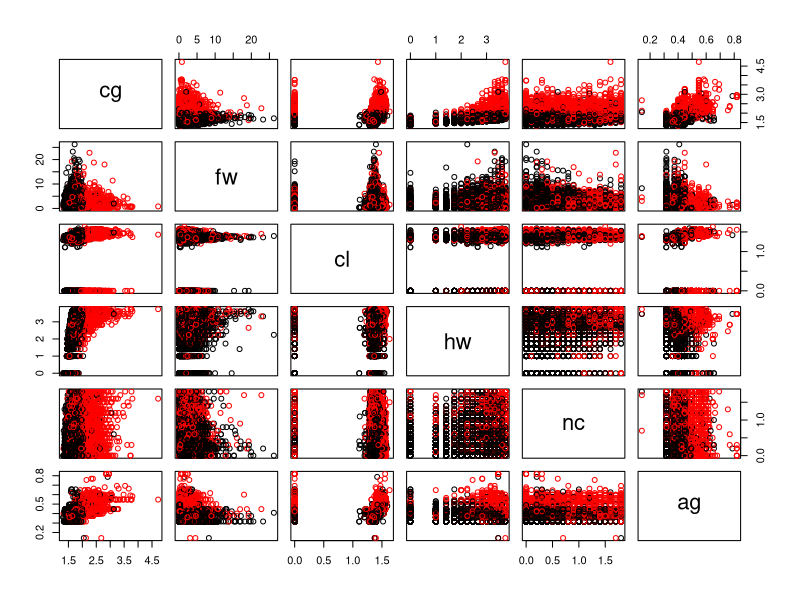
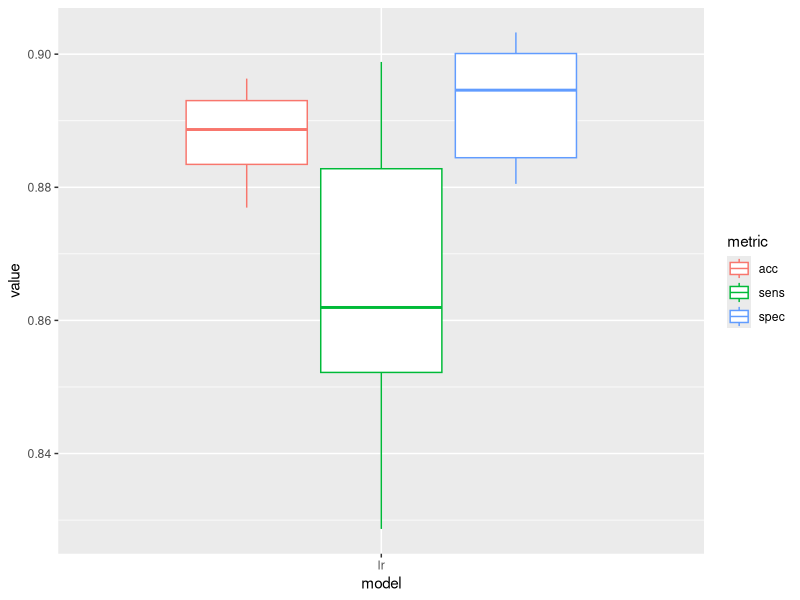
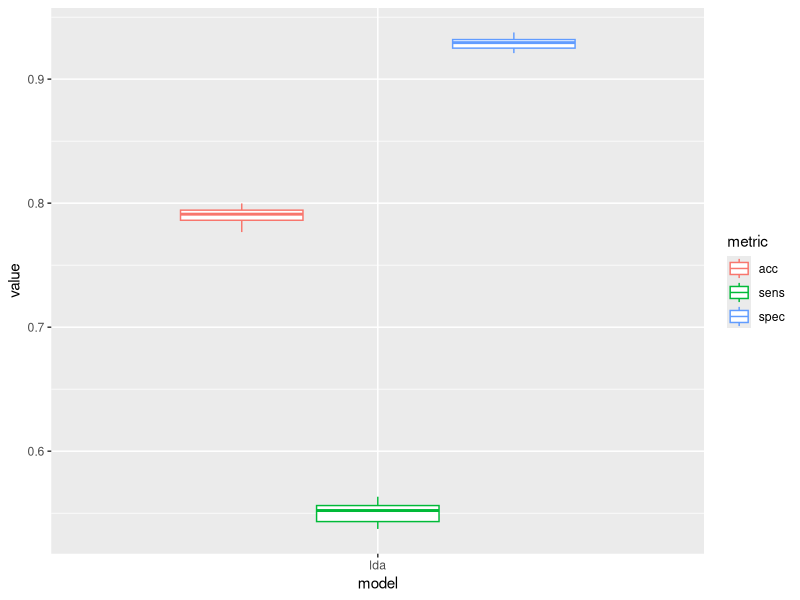
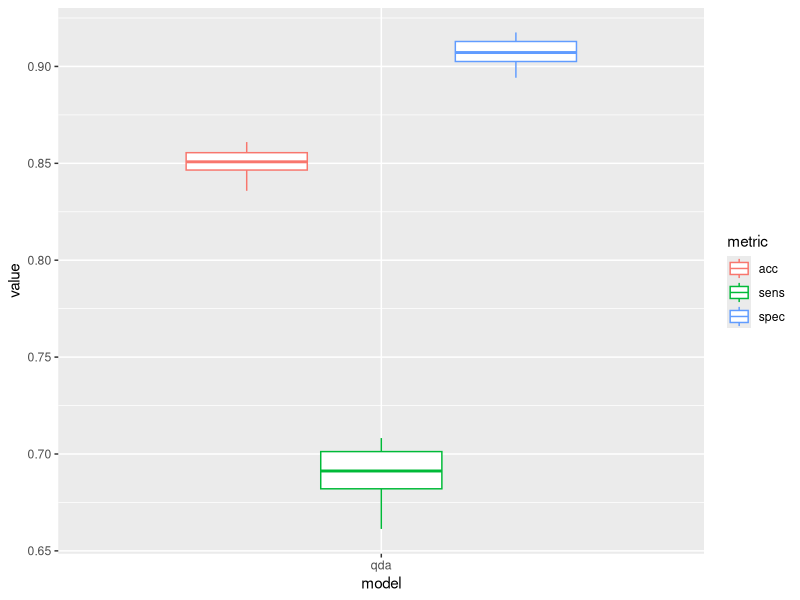

Generate these figures, in order, with R: (Note: this script raises an error after producing the figures.)
## ---- chunk 1
knitr::opts_chunk$set(echo = TRUE)
library(randomForest)
library(MASS)
library(class)
library(e1071)
library(tidyverse)
## ---- chunk 2
calcAcc <- function (cm) {
  sum(diag(cm)) / sum(cm)
}

calcSpecificity <- function (cm) {
  cm[1, 1] / sum(cm[, 1])
}

calcSensitivity <- function (cm) {
  cm[2, 2] / sum(cm[, 2])
}
## ---- chunk 3
rawData <- read_csv("final-data-train.csv") %>% mutate_if(is.character, as.factor)
## ---- chunk 4
head(rawData)
summary(rawData)
## ---- chunk 5
rawData %>% select_if(is.numeric) %>% select(-id) %>% pairs(col = c("black", "red")[rawData$yn])
## ---- chunk 6
for (catRow in select_if(rawData, is.factor)) {
  print(table(rawData$yn, catRow))
}
## ---- chunk 7
trainData <- rawData %>%
  mutate(
    e2 = eg == "e2",
    hw = log(hw + 1e-6)
    )
## ---- chunk 8
trainData %>% 
  select_if(is.numeric) %>% select(-id) %>% cbind(yn = as.numeric(trainData$yn)) %>% 
  cor()
## ---- chunk 9
lrFit <- glm(
  yn ~ cg + fw + cl + hw + nc + ag + e2 + se, 
  data = trainData, family = binomial)

summary(lrFit)
## ---- chunk 10
k <- 10
kfInd <- sample(rep(c(1:k),length.out=nrow(trainData)))
xvalResultsLR <- tibble()

for (fold in 1:k) {
  trainDataFit <- trainData[kfInd != fold, ]
  trainDataVal <- trainData[kfInd == fold, ]

  lrFit <- glm(
    yn ~ cg + fw + cl + hw + nc + ag + e2 + se, 
    data = trainDataFit, family = binomial)
  
  lrPredict <- predict(lrFit, newdata = trainDataVal, type = "response")
  lrCM <- table(trainDataVal$yn, round(lrPredict))

  xvalResultsLR <- rbind(xvalResultsLR, tibble(
    fold = fold,
    acc = calcAcc(lrCM),
    sens = calcSensitivity(lrCM),
    spec = calcSpecificity(lrCM),
    model = "lr"
  ))
}
## ---- chunk 11
xvalResultsLR %>% gather(key = metric, value = value, -c(fold, model)) %>% 
  ggplot(aes(x = model, y = value, col = metric)) + geom_boxplot()
## ---- chunk 12
k <- 10
kfInd <- sample(rep(c(1:k),length.out=nrow(trainData)))
xvalResultsLDA <- tibble()

for (fold in 1:k) {
  trainDataFit <- trainData[kfInd != fold, ]
  trainDataVal <- trainData[kfInd == fold, ]

  ldaFit <- lda(
    yn ~ cg + fw + cl + hw + nc + ag + e2 + se, 
    data = trainDataFit)
  
  ldaPredict <- predict(ldaFit, newdata = trainDataVal)
  ldaCM <- table(trainDataVal$yn, as.numeric(ldaPredict$x > 0))

  xvalResultsLDA <- rbind(xvalResultsLDA, tibble(
    fold = fold,
    acc = calcAcc(ldaCM),
    sens = calcSensitivity(ldaCM),
    spec = calcSpecificity(ldaCM),
    model = "lda"
  ))
}
## ---- chunk 13
xvalResultsLDA %>% gather(key = metric, value = value, -c(fold, model)) %>% 
  ggplot(aes(x = model, y = value, col = metric)) + geom_boxplot()
## ---- chunk 14
k <- 10
kfInd <- sample(rep(c(1:k),length.out=nrow(trainData)))
xvalResultsQDA <- tibble()

for (fold in 1:k) {
  trainDataFit <- trainData[kfInd != fold, ]
  trainDataVal <- trainData[kfInd == fold, ]

  qdaFit <- qda(
    yn ~ cg + fw + cl + hw + nc + ag + e2 + se, 
    data = trainDataFit)
  
  qdaPredict <- predict(qdaFit, newdata = trainDataVal)
  qdaCM <- table(trainDataVal$yn, qdaPredict$class)

  xvalResultsQDA <- rbind(xvalResultsQDA, tibble(
    fold = fold,
    acc = calcAcc(qdaCM),
    sens = calcSensitivity(qdaCM),
    spec = calcSpecificity(qdaCM),
    model = "qda"
  ))
}
## ---- chunk 15
xvalResultsQDA %>% gather(key = metric, value = value, -c(fold, model)) %>% 
  ggplot(aes(x = model, y = value, col = metric)) + geom_boxplot()
## ---- chunk 16
rfFit <- randomForest(select(trainData, -yn), trainData$yn)
## ---- chunk 17
rfFit$importance %>% as.tibble(rownames = "feature") %>%
  ggplot(aes(x = fct_reorder(feature, MeanDecreaseGini, .desc = TRUE), y = MeanDecreaseGini)) + 
  geom_col()
## ---- chunk 18
k <- 10
kfInd <- sample(rep(c(1:k),length.out=nrow(trainData)))
xvalResultsRF <- tibble()

for (fold in 1:k) {
  trainDataFit <- trainData[kfInd != fold, ]
  trainDataVal <- trainData[kfInd == fold, ]

  rfFit <- randomForest(select(trainDataFit, -yn), trainDataFit$yn)
  
  rfPredict <- predict(rfFit, newdata = select(trainDataVal, -yn))
  rfCM <- table(trainDataVal$yn, rfPredict)

  xvalResultsRF <- rbind(xvalResultsRF, tibble(
    fold = fold,
    acc = calcAcc(rfCM),
    sens = calcSensitivity(rfCM),
    spec = calcSpecificity(rfCM),
    model = "rf"
  ))
}
## ---- chunk 19
xvalResultsRF %>% gather(key = metric, value = value, -c(fold, model)) %>% 
  ggplot(aes(x = model, y = value, col = metric)) + geom_boxplot()
## ---- chunk 20
costs <- c(0.1, 1, 10) #c(0.1, 0.3, 0.5, 1, 3, 10, 30, 100)
gammas <- c(0.01, 0.1) #c(0.01, 0.02, 0.05, 0.1, 0.2)

# tune.out <- tune(svm, yn ~ ., data = trainData, kernel = "radial", scale = TRUE, ranges = list(cost = costs, gamma = gammas))

svmFit <- svm(yn ~ ., data = trainData, kernel = "radial", scale = TRUE,
              cost = 1, gamma = 0.1)
## ---- chunk 21
xvalResults <- bind_rows(
  xvalResultsLR,
  xvalResultsLDA,
  xvalResultsQDA,
  xvalResultsRF
)

xvalResults %>% gather(key = metric, value = value, -c(fold, model)) %>% 
  ggplot(aes(x = fct_reorder(model, value, .desc = TRUE), y = value, col = metric)) +
  geom_boxplot()
